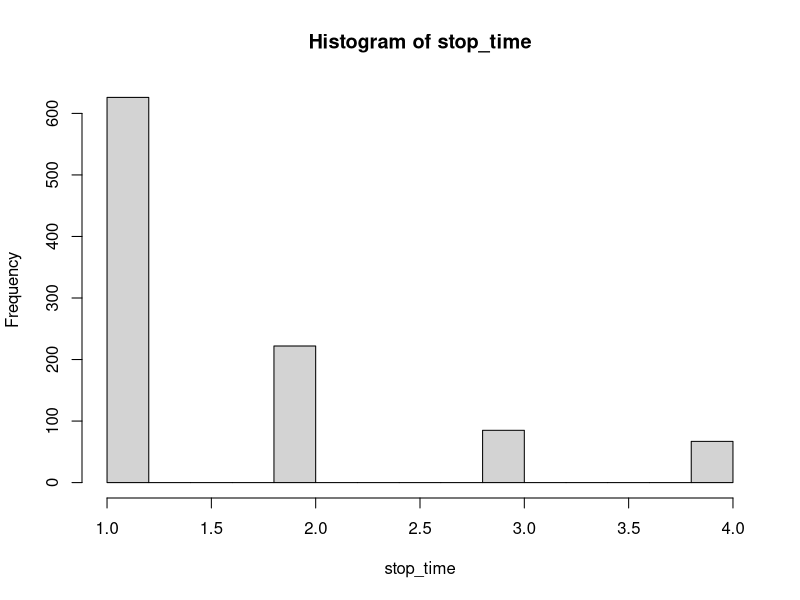
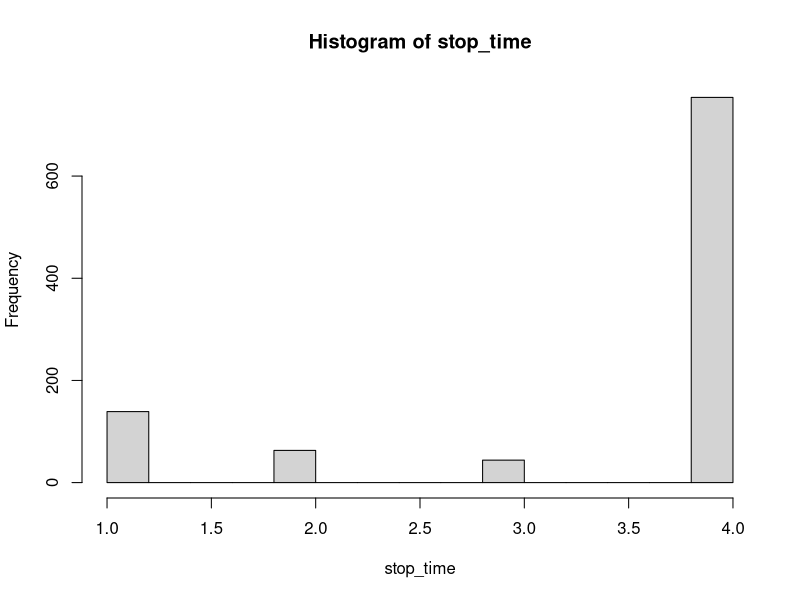
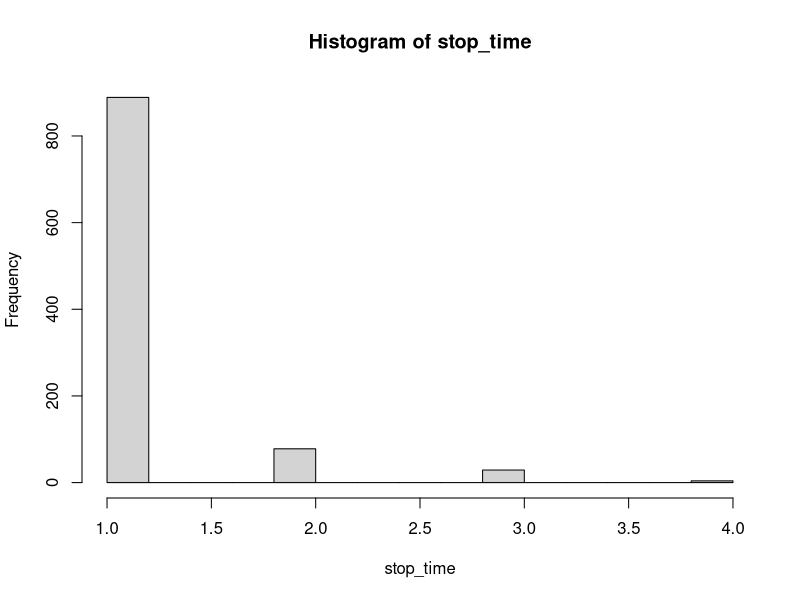
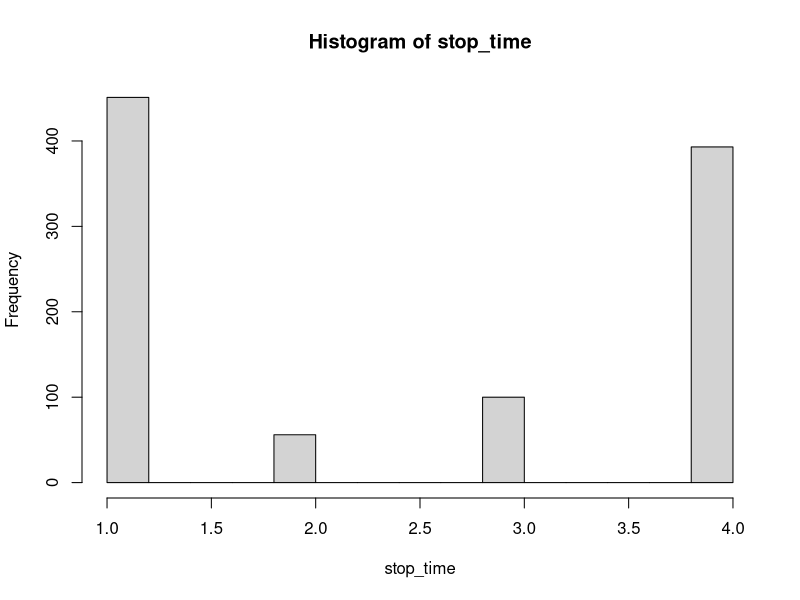

Write R code to recreate these figures, in order.
## ---- chunk 1
get_pr = function(n, s, a=0.5, b=1.5, d = delta, N=1000){
  pe = rbeta(N, a+s, b+n-s)
  ps = rbeta(N, 25, 75)
  pr = sum(pe > (ps+delta))/N
  return(pr)
}
## ---- chunk 2
set.seed(123)
delta = 0.15
alpha = 0.05
# stage 1
n1 = 20
s1 = 5
# stage 2
n2 = 71
s2 = 23
while (get_pr(n1, s1)>alpha | get_pr(n2,s2)>alpha) {
  alpha = alpha + 0.05
}
alpha
## ---- chunk 3
set.seed(123)
# stage 1
get_pr(20,6)
get_pr(20,5)
# stage 2
get_pr(71,24)
get_pr(71,23)
## ---- chunk 4
a = 0.5
b = 1.5
delta = 0.15
alpha = 0.15
N=1000
# stage 1
n1 = 20
s1 = 2
set.seed(1)
while (get_pr(n=n1, s=s1)<=alpha) {
  s1 = s1+1
}
s1
# s20<=5 -> no go
# stage 2
n2 = 40
s2 = 6
while (get_pr(n=n2, s=s2)<=alpha) {
  s2 = s2+1
}
s2
# s40<=12 -> no go
# stage 3
n3 = 60
s3 = 13
while (get_pr(n=n3, s=s3)<=alpha) {
  s3 = s3+1
}
s3
# s60<=19 -> no go
# final
n4 = 71
s4 = 20
while (get_pr(n=n4, s=s4)<=alpha) {
  s4 = s4+1
}
s4
# s71<=23 -> futility
## ---- chunk 5
N=1000
stop1 = 5
stop2 = 12
stop3 = 19
stop4 = 23
stop_time = rep(NA, N)
futile = rep(NA, N)
pE = 0.25
set.seed(1)
for (i in 1:N){
  s1 = rbinom(1,20,pE)
  if (s1<=stop1) {
    stop_time[i]=1
    futile[i] = T
    } else {
      s2 = rbinom(1,20,pE)
      if (s1+s2<=stop2) {
        stop_time[i]=2
        futile[i] = T
        }else{
          s3 = rbinom(1,20,pE)
          if(s1+s2+s3<=stop3){
            stop_time[i]=3
            futile[i]=T
          }else{
              stop_time[i]=4
              s4 = rbinom(1,11,pE)
              if(s1+s2+s3+s4<=stop4){futile[i]=T}
              else{futile[i]=F}}
    }
  }
}
pro_b = length(futile[futile==T])/N
pro_b
hist(stop_time)
## ---- chunk 6
N=1000
stop1 = 5
stop2 = 12
stop3 = 19
stop4 = 23
stop_time = rep(NA, N)
futile = rep(NA, N)
pE = 0.4
set.seed(1)
for (i in 1:N){
  s1 = rbinom(1,20,pE)
  if (s1<=stop1) {
    stop_time[i]=1
    futile[i] = T
    } else {
      s2 = rbinom(1,20,pE)
      if (s1+s2<=stop2) {
        stop_time[i]=2
        futile[i] = T
        }else{
          s3 = rbinom(1,20,pE)
          if(s1+s2+s3<=stop3){
            stop_time[i]=3
            futile[i]=T
          }else{
              stop_time[i]=4
              s4 = rbinom(1,11,pE)
              if(s1+s2+s3+s4<=stop4){futile[i]=T}
              else{futile[i]=F}}
    }
  }
}
pro_c = length(futile[futile==T])/N
pro_c
hist(stop_time)
## ---- chunk 7
new_pr = function(n, s, a=0.5, b=1.5){
  pe = rbeta(1, a+s, b+n-s)
  pr = pbinom(25, 71, pe, lower.tail = F)
  return(pr)
}
## ---- chunk 8
# stage 1
n1 = 20
s1 = 2
alpha = 0.9
set.seed(1)
n1 = 20
n2 = 3
while (new_pr(n=n1, s=s1)<alpha) {
  s1 = s1+1
}
s1
# s20<=7 -> no go
# stage 2
n2 = 40
s2 = 6
while (new_pr(n=n2, s=s2)<alpha) {
  s2 = s2+1
}
s2
# s40<=14 -> no go
# stage 3
n3 = 60
s3 = 13
while (new_pr(n=n3, s=s3)<alpha) {
  s3 = s3+1
}
s3
# s60<=23 -> no go
# final
n4 = 71
s4 = 20
while (new_pr(n=n4, s=s4)<alpha) {
  s4 = s4+1
}
s4
# s71<=25 -> futility
## ---- chunk 9
N=1000
stop1 = 7
stop2 = 14
stop3 = 23
stop4 = 25
stop_time = rep(NA, N)
futile = rep(NA, N)
pE = 0.25
set.seed(1)
for (i in 1:N){
  s1 = rbinom(1,20,pE)
  if (s1<=stop1) {
    stop_time[i]=1
    futile[i] = T
    } else {
      s2 = rbinom(1,20,pE)
      if (s1+s2<=stop2) {
        stop_time[i]=2
        futile[i] = T
        }else{
          s3 = rbinom(1,20,pE)
          if(s1+s2+s3<=stop3){
            stop_time[i]=3
            futile[i]=T
          }else{
              stop_time[i]=4
              s4 = rbinom(1,11,pE)
              if(s1+s2+s3+s4<=stop4){futile[i]=T}
              else{futile[i]=F}}
    }
  }
}
pro_b = length(futile[futile==T])/N
pro_b
hist(stop_time)
## ---- chunk 10
N=1000
stop1 = 7
stop2 = 14
stop3 = 23
stop4 = 25
stop_time = rep(NA, N)
futile = rep(NA, N)
pE = 0.4
set.seed(1)
for (i in 1:N){
  s1 = rbinom(1,20,pE)
  if (s1<=stop1) {
    stop_time[i]=1
    futile[i] = T
    } else {
      s2 = rbinom(1,20,pE)
      if (s1+s2<=stop2) {
        stop_time[i]=2
        futile[i] = T
        }else{
          s3 = rbinom(1,20,pE)
          if(s1+s2+s3<=stop3){
            stop_time[i]=3
            futile[i]=T
          }else{
              stop_time[i]=4
              s4 = rbinom(1,11,pE)
              if(s1+s2+s3+s4<=stop4){futile[i]=T}
              else{futile[i]=F}}
    }
  }
}
pro_c = length(futile[futile==T])/N
pro_c
hist(stop_time)
